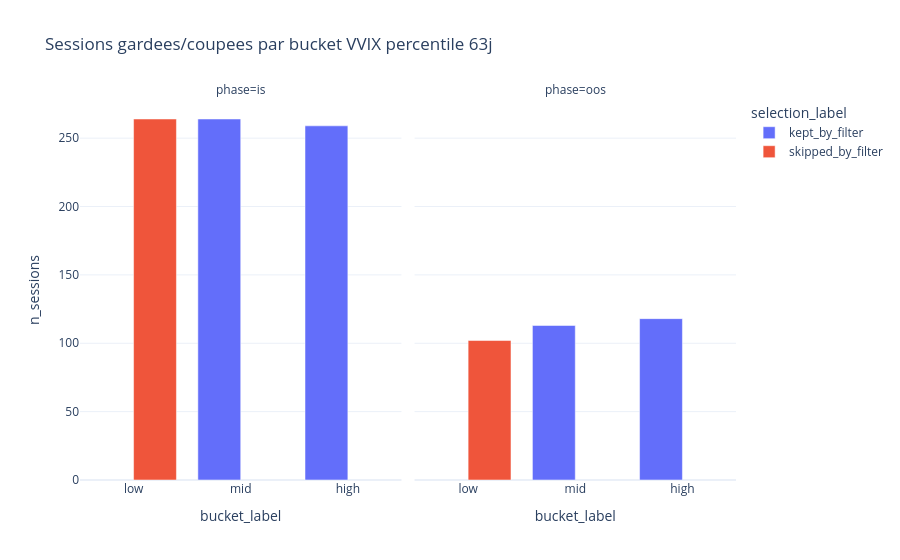
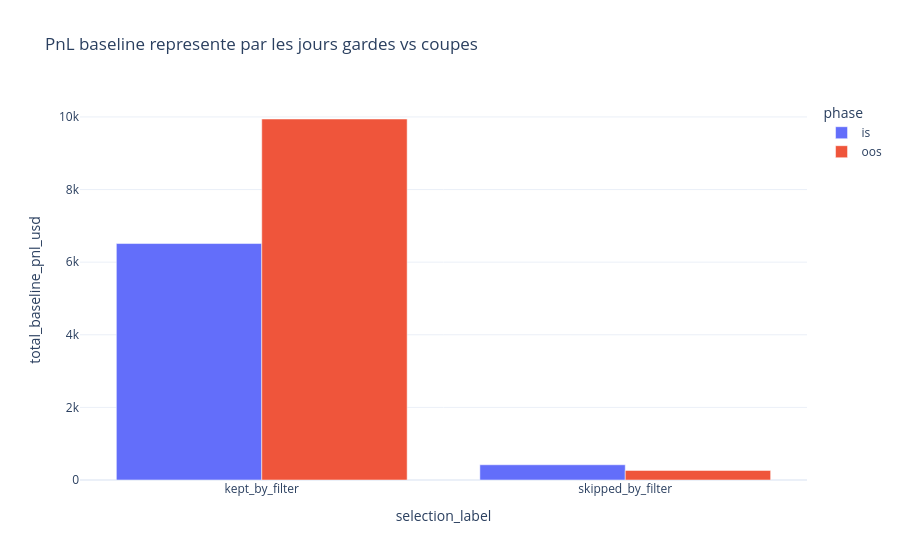
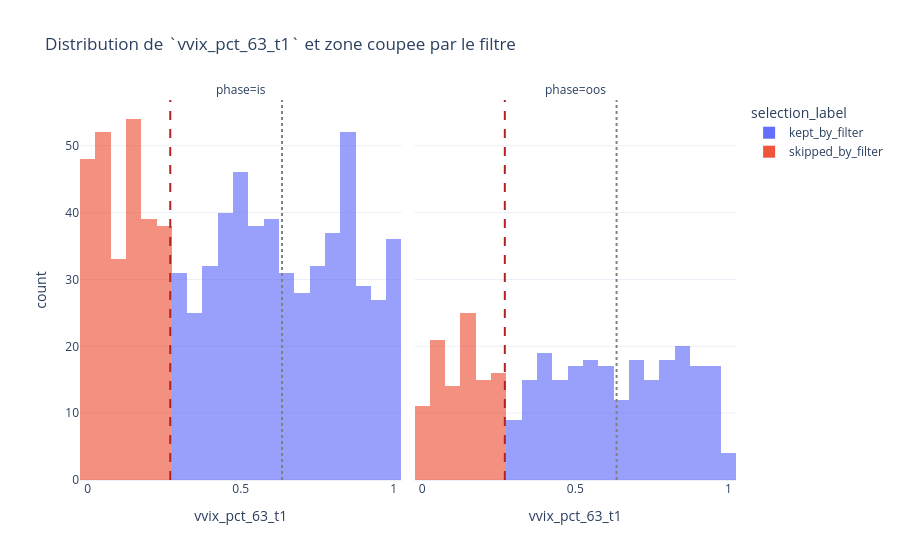

The cell these charts' notebook holds for them, in order:
### Markdown cell above
## 4. Mecanique de selection des jours

Le filtre ne fait qu'une chose: il coupe les jours ou `vvix_pct_63_t1` est dans le bucket `low`.

Cette section sert a voir:

- combien de jours sont gardes vs coupes,
- ou se situe la frontiere de bucket,
- ce que representent ces jours en PnL baseline.

### Code cell
selection_summary = (
    session_frame.groupby(["phase", "bucket_label", "selection_label"], dropna=False)
    .agg(
        n_sessions=("session_date", "count"),
        total_baseline_pnl_usd=("baseline_pnl_usd", "sum"),
        avg_baseline_pnl_usd=("baseline_pnl_usd", "mean"),
    )
    .reset_index()
)
selection_summary["total_baseline_pnl_usd"] = selection_summary["total_baseline_pnl_usd"].round(1)
selection_summary["avg_baseline_pnl_usd"] = selection_summary["avg_baseline_pnl_usd"].round(2)
display(selection_summary)

counts_fig = px.bar(
    selection_summary,
    x="bucket_label",
    y="n_sessions",
    color="selection_label",
    facet_col="phase",
    barmode="group",
    category_orders={"bucket_label": ["low", "mid", "high"], "phase": ["is", "oos"]},
    title="Sessions gardees/coupees par bucket VVIX percentile 63j",
    template="plotly_white",
)
counts_fig.show()

pnl_rollup = (
    session_frame.groupby(["phase", "selection_label"], dropna=False)
    .agg(
        n_sessions=("session_date", "count"),
        total_baseline_pnl_usd=("baseline_pnl_usd", "sum"),
        avg_baseline_pnl_usd=("baseline_pnl_usd", "mean"),
    )
    .reset_index()
)
pnl_rollup["total_baseline_pnl_usd"] = pnl_rollup["total_baseline_pnl_usd"].round(1)
pnl_rollup["avg_baseline_pnl_usd"] = pnl_rollup["avg_baseline_pnl_usd"].round(2)
display(pnl_rollup)

pnl_fig = px.bar(
    pnl_rollup,
    x="selection_label",
    y="total_baseline_pnl_usd",
    color="phase",
    barmode="group",
    title="PnL baseline represente par les jours gardes vs coupes",
    template="plotly_white",
)
pnl_fig.show()

hist_fig = px.histogram(
    session_frame,
    x="feature_value",
    color="selection_label",
    facet_col="phase",
    nbins=24,
    barmode="overlay",
    opacity=0.65,
    category_orders={"phase": ["is", "oos"]},
    title="Distribution de `vvix_pct_63_t1` et zone coupee par le filtre",
    template="plotly_white",
)
for col_index in (1, 2):
    hist_fig.add_vline(x=low_upper, line_dash="dash", line_color="firebrick", row=1, col=col_index)
    hist_fig.add_vline(x=mid_upper, line_dash="dot", line_color="gray", row=1, col=col_index)
hist_fig.update_xaxes(title_text="vvix_pct_63_t1")
hist_fig.show()

### Figure 1 — Plotly figure (JSON) as saved in the notebook; plotly's stock layout.template omitted (floating-point values rounded to 4 significant figures)
{"data": [{"alignmentgroup": "True", "hovertemplate": "selection_label=kept_by_filter<br>phase=is<br>bucket_label=%{x}<br>n_sessions=%{y}<extra></extra>", "legendgroup": "kept_by_filter", "marker": {"color": "#636efa", "pattern": {"shape": ""}}, "name": "kept_by_filter", "offsetgroup": "kept_by_filter", "orientation": "v", "showlegend": true, "textposition": "auto", "type": "bar", "x": ["high", "mid"], "xaxis": "x", "y": [259, 264], "yaxis": "y"}, {"alignmentgroup": "True", "hovertemplate": "selection_label=skipped_by_filter<br>phase=is<br>bucket_label=%{x}<br>n_sessions=%{y}<extra></extra>", "legendgroup": "skipped_by_filter", "marker": {"color": "#EF553B", "pattern": {"shape": ""}}, "name": "skipped_by_filter", "offsetgroup": "skipped_by_filter", "orientation": "v", "showlegend": true, "textposition": "auto", "type": "bar", "x": ["low"], "xaxis": "x", "y": [264], "yaxis": "y"}, {"alignmentgroup": "True", "hovertemplate": "selection_label=kept_by_filter<br>phase=oos<br>bucket_label=%{x}<br>n_sessions=%{y}<extra></extra>", "legendgroup": "kept_by_filter", "marker": {"color": "#636efa", "pattern": {"shape": ""}}, "name": "kept_by_filter", "offsetgroup": "kept_by_filter", "orientation": "v", "showlegend": false, "textposition": "auto", "type": "bar", "x": ["high", "mid"], "xaxis": "x2", "y": [118, 113], "yaxis": "y2"}, {"alignmentgroup": "True", "hovertemplate": "selection_label=skipped_by_filter<br>phase=oos<br>bucket_label=%{x}<br>n_sessions=%{y}<extra></extra>", "legendgroup": "skipped_by_filter", "marker": {"color": "#EF553B", "pattern": {"shape": ""}}, "name": "skipped_by_filter", "offsetgroup": "skipped_by_filter", "orientation": "v", "showlegend": false, "textposition": "auto", "type": "bar", "x": ["low"], "xaxis": "x2", "y": [102], "yaxis": "y2"}], "layout": {"annotations": [{"font": {}, "showarrow": false, "text": "phase=is", "x": 0.245, "xanchor": "center", "xref": "paper", "y": 1, "yanchor": "bottom", "yref": "paper"}, {"font": {}, "showarrow": false, "text": "phase=oos", "x": 0.755, "xanchor": "center", "xref": "paper", "y": 1, "yanchor": "bottom", "yref": "paper"}], "barmode": "group", "legend": {"title": {"text": "selection_label"}, "tracegroupgap": 0}, "title": {"text": "Sessions gardees/coupees par bucket VVIX percentile 63j"}, "xaxis": {"anchor": "y", "categoryarray": ["low", "mid", "high"], "categoryorder": "array", "domain": [0, 0.49], "title": {"text": "bucket_label"}}, "xaxis2": {"anchor": "y2", "categoryarray": ["low", "mid", "high"], "categoryorder": "array", "domain": [0.51, 1], "matches": "x", "title": {"text": "bucket_label"}}, "yaxis": {"anchor": "x", "domain": [0, 1], "title": {"text": "n_sessions"}}, "yaxis2": {"anchor": "x2", "domain": [0, 1], "matches": "y", "showticklabels": false}}}

### Figure 2 — Plotly figure (JSON) as saved in the notebook; plotly's stock layout.template omitted (floating-point values rounded to 4 significant figures)
{"data": [{"alignmentgroup": "True", "hovertemplate": "phase=is<br>selection_label=%{x}<br>total_baseline_pnl_usd=%{y}<extra></extra>", "legendgroup": "is", "marker": {"color": "#636efa", "pattern": {"shape": ""}}, "name": "is", "offsetgroup": "is", "orientation": "v", "showlegend": true, "textposition": "auto", "type": "bar", "x": ["kept_by_filter", "skipped_by_filter"], "xaxis": "x", "y": [6513.0, 419.1], "yaxis": "y"}, {"alignmentgroup": "True", "hovertemplate": "phase=oos<br>selection_label=%{x}<br>total_baseline_pnl_usd=%{y}<extra></extra>", "legendgroup": "oos", "marker": {"color": "#EF553B", "pattern": {"shape": ""}}, "name": "oos", "offsetgroup": "oos", "orientation": "v", "showlegend": true, "textposition": "auto", "type": "bar", "x": ["kept_by_filter", "skipped_by_filter"], "xaxis": "x", "y": [9943.0, 263.0], "yaxis": "y"}], "layout": {"barmode": "group", "legend": {"title": {"text": "phase"}, "tracegroupgap": 0}, "title": {"text": "PnL baseline represente par les jours gardes vs coupes"}, "xaxis": {"anchor": "y", "domain": [0, 1], "title": {"text": "selection_label"}}, "yaxis": {"anchor": "x", "domain": [0, 1], "title": {"text": "total_baseline_pnl_usd"}}}}

### Figure 3 — Plotly figure (JSON) as saved in the notebook; plotly's stock layout.template omitted (floating-point values rounded to 4 significant figures; data arrays with more than 128 entries replaced by an {"elided": "..."} marker saying what was removed)
{"data": [{"bingroup": "x", "hovertemplate": "selection_label=kept_by_filter<br>phase=is<br>feature_value=%{x}<br>count=%{y}<extra></extra>", "legendgroup": "kept_by_filter", "marker": {"color": "#636efa", "opacity": 0.65, "pattern": {"shape": ""}}, "name": "kept_by_filter", "nbinsx": 24, "orientation": "v", "showlegend": true, "type": "histogram", "x": {"elided": "523 float values"}, "xaxis": "x", "yaxis": "y"}, {"bingroup": "x", "hovertemplate": "selection_label=skipped_by_filter<br>phase=is<br>feature_value=%{x}<br>count=%{y}<extra></extra>", "legendgroup": "skipped_by_filter", "marker": {"color": "#EF553B", "opacity": 0.65, "pattern": {"shape": ""}}, "name": "skipped_by_filter", "nbinsx": 24, "orientation": "v", "showlegend": true, "type": "histogram", "x": {"elided": "264 float values"}, "xaxis": "x", "yaxis": "y"}, {"bingroup": "x", "hovertemplate": "selection_label=kept_by_filter<br>phase=oos<br>feature_value=%{x}<br>count=%{y}<extra></extra>", "legendgroup": "kept_by_filter", "marker": {"color": "#636efa", "opacity": 0.65, "pattern": {"shape": ""}}, "name": "kept_by_filter", "nbinsx": 24, "orientation": "v", "showlegend": false, "type": "histogram", "x": {"elided": "231 float values"}, "xaxis": "x2", "yaxis": "y2"}, {"bingroup": "x", "hovertemplate": "selection_label=skipped_by_filter<br>phase=oos<br>feature_value=%{x}<br>count=%{y}<extra></extra>", "legendgroup": "skipped_by_filter", "marker": {"color": "#EF553B", "opacity": 0.65, "pattern": {"shape": ""}}, "name": "skipped_by_filter", "nbinsx": 24, "orientation": "v", "showlegend": false, "type": "histogram", "x": [0.1746, 0.1429, 0.1587, 0.07937, 0.09524, 0.1746, 0.1587, 0.07937, 0.03175, 0.04762, 0.07937, 0.06349, 0.2063, 0.2381, 0.1587, 0.01587, 0.03175, 0.03175, 0.03175, 0.2222, 0.2381, 0.2698, 0.2063, 0.2698, 0.127, 0.1746, 0.2698, 0.254, 0.2381, 0.2698, 0.1429, 0.01587, 0.01587, 0.07937, 0.04762, 0.127, 0.07937, 0.2698, 0.1905, 0.2698, 0.04762, 0.01587, 0.04762, 0.01587, 0.03175, 0.03175, 0.06349, 0.09524, 0.254, 0.254, 0.2222, 0.04762, 0.01587, 0.01587, 0.03175, 0.2222, 0.1905, 0.2063, 0.04762, 0.127, 0.2698, 0.1587, 0.1746, 0.2698, 0.254, 0.2381, 0.1905, 0.1429, 0.127, 0.1905, 0.07937, 0.07937, 0.2222, 0.1905, 0.07937, 0.07937, 0.09524, 0.06349, 0.127, 0.1429, 0.1905, 0.2222, 0.1905, 0.1429, 0.03175, 0.1429, 0.04762, 0.1587, 0.01587, 0.01587, 0.127, 0.07937, 0.03175, 0.03175, 0.01587, 0.01587, 0.06349, 0.1111, 0.127, 0.1587, 0.127, 0.127], "xaxis": "x2", "yaxis": "y2"}], "layout": {"annotations": [{"showarrow": false, "text": "phase=is", "x": 0.245, "xanchor": "center", "xref": "paper", "y": 1, "yanchor": "bottom", "yref": "paper"}, {"showarrow": false, "text": "phase=oos", "x": 0.755, "xanchor": "center", "xref": "paper", "y": 1, "yanchor": "bottom", "yref": "paper"}], "barmode": "overlay", "legend": {"title": {"text": "selection_label"}, "tracegroupgap": 0}, "shapes": [{"line": {"color": "firebrick", "dash": "dash"}, "type": "line", "x0": 0.2698, "x1": 0.2698, "xref": "x", "y0": 0, "y1": 1, "yref": "y domain"}, {"line": {"color": "gray", "dash": "dot"}, "type": "line", "x0": 0.6349, "x1": 0.6349, "xref": "x", "y0": 0, "y1": 1, "yref": "y domain"}, {"line": {"color": "firebrick", "dash": "dash"}, "type": "line", "x0": 0.2698, "x1": 0.2698, "xref": "x2", "y0": 0, "y1": 1, "yref": "y2 domain"}, {"line": {"color": "gray", "dash": "dot"}, "type": "line", "x0": 0.6349, "x1": 0.6349, "xref": "x2", "y0": 0, "y1": 1, "yref": "y2 domain"}], "title": {"text": "Distribution de `vvix_pct_63_t1` et zone coupee par le filtre"}, "xaxis": {"anchor": "y", "domain": [0, 0.49], "title": {"text": "vvix_pct_63_t1"}}, "xaxis2": {"anchor": "y2", "domain": [0.51, 1], "matches": "x", "title": {"text": "vvix_pct_63_t1"}}, "yaxis": {"anchor": "x", "domain": [0, 1], "title": {"text": "count"}}, "yaxis2": {"anchor": "x2", "domain": [0, 1], "matches": "y", "showticklabels": false}}}
